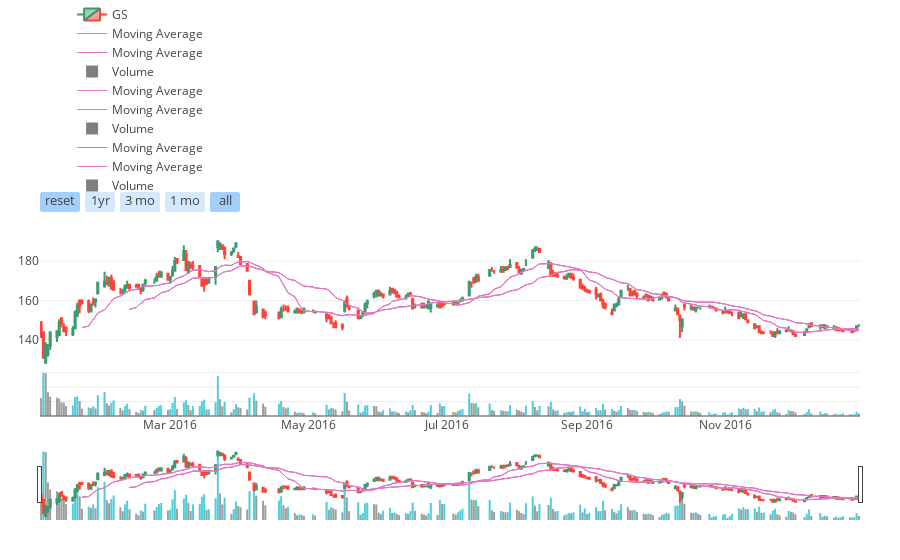

This figure's notebook cell:
### Markdown cell above
## Add bollinger bands

### Code cell
iplot( fig, filename = 'candlestick', validate = False )

### Figure 1 — Plotly figure (JSON) as saved in the notebook; plotly's stock layout.template omitted (floating-point values rounded to 4 significant figures; data arrays with more than 128 entries replaced by an {"elided": "..."} marker saying what was removed)
{"data": [{"close": {"elided": "244 float values"}, "high": {"elided": "244 float values"}, "low": {"elided": "244 float values"}, "name": "GS", "open": {"elided": "244 float values"}, "type": "candlestick", "x": {"elided": "244 str values"}, "yaxis": "y2"}, {"line": {"width": 1}, "marker": {"color": "#E377C2"}, "mode": "lines", "name": "Moving Average", "type": "scatter", "x": {"elided": "244 str values"}, "y": {"elided": "244 float values"}, "yaxis": "y2"}, {"line": {"width": 1}, "marker": {"color": "#E377C2"}, "mode": "lines", "name": "Moving Average", "type": "scatter", "x": {"elided": "244 str values"}, "y": {"elided": "244 float values"}, "yaxis": "y2"}, {"marker": {"color": {"elided": "244 str values"}}, "name": "Volume", "type": "bar", "x": {"elided": "244 str values"}, "y": {"elided": "244 int values"}, "yaxis": "y"}, {"line": {"width": 1}, "marker": {"color": "#E377C2"}, "mode": "lines", "name": "Moving Average", "type": "scatter", "x": {"elided": "244 str values"}, "y": {"elided": "244 float values"}, "yaxis": "y2"}, {"line": {"width": 1}, "marker": {"color": "#E377C2"}, "mode": "lines", "name": "Moving Average", "type": "scatter", "x": {"elided": "244 str values"}, "y": {"elided": "244 float values"}, "yaxis": "y2"}, {"marker": {"color": {"elided": "244 str values"}}, "name": "Volume", "type": "bar", "x": {"elided": "244 str values"}, "y": {"elided": "244 int values"}, "yaxis": "y"}, {"line": {"width": 1}, "marker": {"color": "#E377C2"}, "mode": "lines", "name": "Moving Average", "type": "scatter", "x": {"elided": "244 str values"}, "y": {"elided": "244 float values"}, "yaxis": "y2"}, {"line": {"width": 1}, "marker": {"color": "#E377C2"}, "mode": "lines", "name": "Moving Average", "type": "scatter", "x": {"elided": "244 str values"}, "y": {"elided": "244 float values"}, "yaxis": "y2"}, {"marker": {"color": {"elided": "244 str values"}}, "name": "Volume", "type": "bar", "x": {"elided": "244 str values"}, "y": {"elided": "244 int values"}, "yaxis": "y"}], "layout": {"legend": {"orientation": "h", "x": 0.3, "y": 0.9, "yanchor": "bottom"}, "margin": {"b": 40, "l": 40, "r": 40, "t": 40}, "xaxis": {"rangeselector": {"bgcolor": "rgba(150, 200, 250, 0.4)", "buttons": [{"count": 1, "label": "reset", "step": "all"}, {"count": 1, "label": "1yr", "step": "year", "stepmode": "backward"}, {"count": 3, "label": "3 mo", "step": "month", "stepmode": "backward"}, {"count": 1, "label": "1 mo", "step": "month", "stepmode": "backward"}, {"step": "all"}], "font": {"size": 13}, "visibe": true, "x": 0, "y": 0.9}}, "yaxis": {"domain": [0, 0.2], "showticklabels": false}, "yaxis2": {"domain": [0.2, 0.8]}}}
